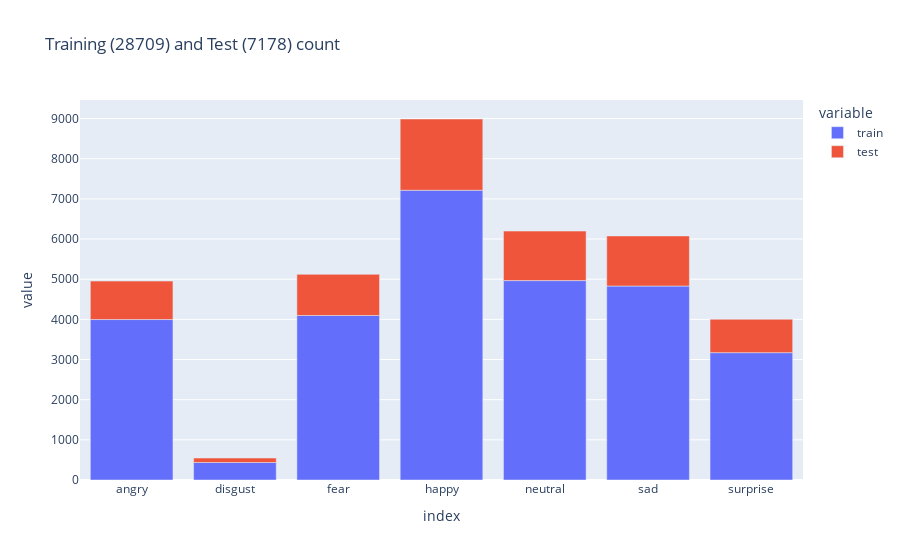

Notebook cell for this chart:
### Markdown cell above
### Plot number of images in dataset

### Code cell
data_processor.plot_image_count()

### Figure 1 — Plotly figure (JSON) as saved in the notebook; plotly's stock layout.template omitted (floating-point values rounded to 4 significant figures)
{"data": [{"alignmentgroup": "True", "hovertemplate": "variable=train<br>index=%{x}<br>value=%{y}<extra></extra>", "legendgroup": "train", "marker": {"color": "#636efa"}, "name": "train", "offsetgroup": "train", "orientation": "v", "showlegend": true, "textposition": "auto", "type": "bar", "x": ["angry", "disgust", "fear", "happy", "neutral", "sad", "surprise"], "xaxis": "x", "y": [3995, 436, 4097, 7215, 4965, 4830, 3171], "yaxis": "y"}, {"alignmentgroup": "True", "hovertemplate": "variable=test<br>index=%{x}<br>value=%{y}<extra></extra>", "legendgroup": "test", "marker": {"color": "#EF553B"}, "name": "test", "offsetgroup": "test", "orientation": "v", "showlegend": true, "textposition": "auto", "type": "bar", "x": ["angry", "disgust", "fear", "happy", "neutral", "sad", "surprise"], "xaxis": "x", "y": [958, 111, 1024, 1774, 1233, 1247, 831], "yaxis": "y"}], "layout": {"barmode": "relative", "legend": {"title": {"text": "variable"}, "tracegroupgap": 0}, "title": {"text": "Training (28709) and Test (7178) count"}, "xaxis": {"anchor": "y", "domain": [0.0, 1.0], "title": {"text": "index"}}, "yaxis": {"anchor": "x", "domain": [0.0, 1.0], "title": {"text": "value"}}}}
